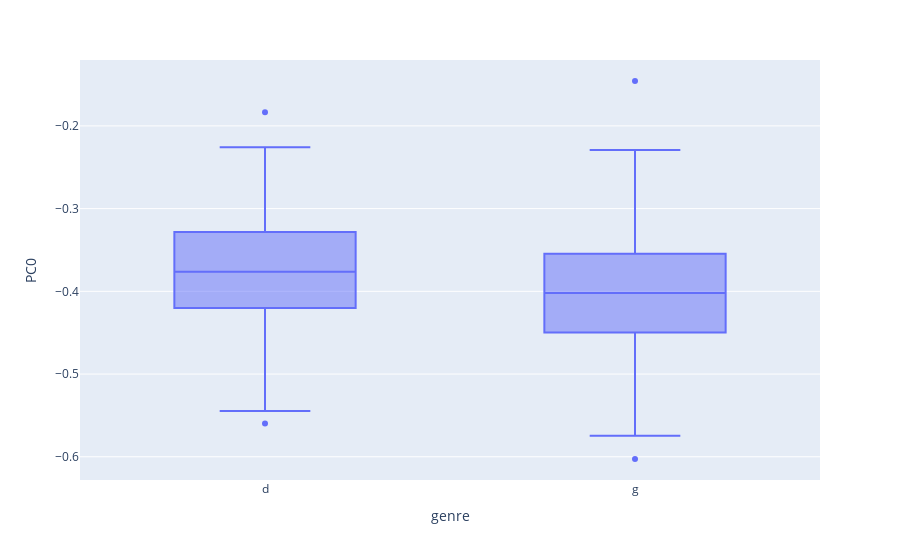

Source (notebook cell):
### Markdown cell above
#### 1. Looking at the documents plotted against the first principle component (PC), which genre has the more narrow range, i.e. distance between the minimum and maximum values? This can be seen using a box plot.

### Code cell
px.box(dcm, x='genre', y='PC0')

### Figure 1 — Plotly figure (JSON) as saved in the notebook; plotly's stock layout.template omitted (floating-point values rounded to 4 significant figures; data arrays with more than 128 entries replaced by an {"elided": "..."} marker saying what was removed)
{"data": [{"alignmentgroup": "True", "hovertemplate": "genre=%{x}<br>PC0=%{y}<extra></extra>", "legendgroup": "", "marker": {"color": "#636efa"}, "name": "", "notched": false, "offsetgroup": "", "orientation": "v", "showlegend": false, "type": "box", "x": {"elided": "320 str values"}, "x0": " ", "xaxis": "x", "y": {"elided": "320 float values"}, "y0": " ", "yaxis": "y"}], "layout": {"autosize": true, "boxmode": "group", "legend": {"tracegroupgap": 0}, "margin": {"t": 60}, "xaxis": {"anchor": "y", "autorange": true, "domain": [0, 1], "range": [-0.5, 1.5], "title": {"text": "genre"}, "type": "category"}, "yaxis": {"anchor": "x", "autorange": true, "domain": [0, 1], "range": [-0.6281, -0.1203], "title": {"text": "PC0"}, "type": "linear"}}}
